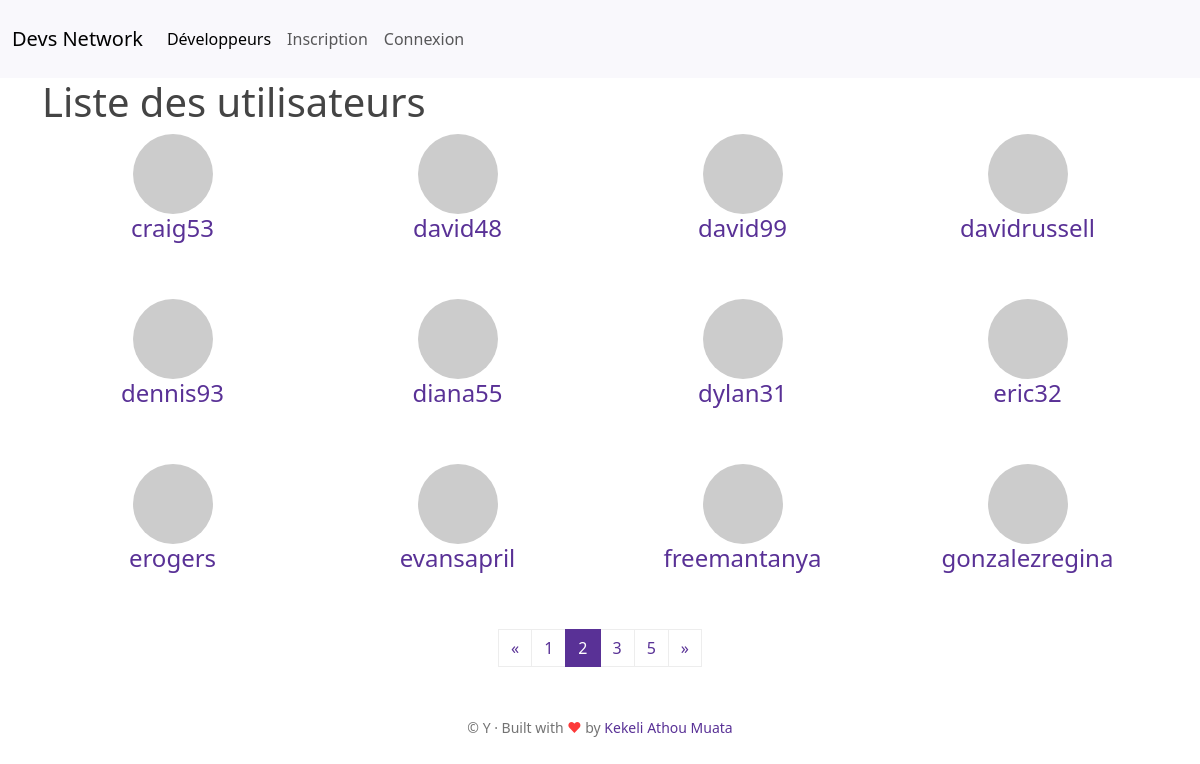
Screenshot of /users/list/users/?page=2 with the database file from the repository.
### devs/models.py (models this page shows, shortened)
class User(UserMixin, db.Model):
    id = db.Column(db.Integer, primary_key=True)
    name = db.Column(db.String(255))
    pseudo = db.Column(db.String(50), index=True, unique=True)
    email = db.Column(db.String(120), index=True, unique=True)
    password_hash = db.Column(db.String(255))
    has_been_confirmed = db.Column(db.Boolean, default=False)
    created_at = db.Column(db.DateTime, default=datetime.utcnow)
    city = db.Column(db.String(255))
    profile_img = db.Column(db.String(255))
    country = db.Column(db.String(255))
    sex = db.Column(db.String(1))
    twitter = db.Column(db.String(255))
    github = db.Column(db.String(255))
    available_for_hiring = db.Column(db.Boolean, default=False)
    bio = db.Column(db.Text)
    codes = db.relationship('Code', backref='owner', lazy=True)
    posts = db.relationship('Post', backref='author', lazy=True)
    user_sender = db.relationship('FriendRelationship', backref='sender', primaryjoin=id == FriendRelationship.fk_user_sender)
    user_receiver = db.relationship('FriendRelationship', backref='receiver', primaryjoin=id == FriendRelationship.fk_user_receiver)
    def set_avatar(self, size):
        digest = md5(self.email.lower().encode('utf-8')).hexdigest()
        return f'https://www.gravatar.com/avatar/{digest}?d=identicon&s={size}'

### devs/users/routes.py (the view)
@bp.route('/list/users/')
def list_users():
    page = request.args.get('page', 1, type=int)
    page_users = User.query \
        .filter_by(has_been_confirmed=True) \
        .order_by(User.pseudo.asc()) \
        .paginate(page=page, per_page=current_app.config['USERS_PER_PAGE'])
    return render_template('users/list_users.html', title='Liste des utilisateurs', page_users=page_users)

### devs/main/routes.py (called while the page is built)
@bp.before_app_request
def before_request():
    g.locale = str(get_locale())

### devs/templates/users/list_users.html
{% extends 'layouts/base.html' %}
{% block content %}
<div class="container">
    <h1>{{ _('Liste des utilisateurs') }}</h1>
    {% if page_users.items|length != 0 %}
        {% for row in page_users.items|batch(4) %}
            <div class="row users">
                {% for user in row %}
                    <div class="col-md-3 user-block">
                        <a href="{{ url_for('users.profile', id=user.id) }}">
                            <img class="avatar rounded-circle" src="{{ user.set_avatar(70) }}"
                                 alt="image de profil de {{ user.pseudo }}">
                        </a>
                        <h4 class="user-block-username">
                            <a href="{{ url_for('users.profile', id=user.id) }}">
                                {{ user.pseudo }}
                            </a>
                        </h4>
                    </div>
                {% endfor %}
            </div>
        {% endfor %}
            <nav>
            <ul class="pagination justify-content-center">
                <li class="page-item {% if not page_users.has_prev %} disabled {% endif %}">
                    <a class="page-link" href="{{ url_for('users.list_users', page=page_users.prev_num) }}"
                       aria-label="Previous">
                        <span aria-hidden="true">&laquo;</span>
                    </a>
                </li>
                {% for page_num in page_users.iter_pages(left_edge=1, right_edge=1, left_current=1, right_current=2) %}
                    {% if page_num %}
                        <li class="page-item {% if page_users.page == page_num  %} active {% endif %}">
                            <a class="page-link" href="{{ url_for('users.list_users', page=page_num) }}">
                                {{ page_num }}
                            </a>
                        </li>
                    {% endif %}
                {% endfor %}
                <li class="page-item {% if not page_users.has_next %} disabled {% endif %}">
                    <a class="page-link" href="{{ url_for('users.list_users', page=page_users.next_num) }}"
                       aria-label="Next">
                        <span aria-hidden="true">&raquo;</span>
                    </a>
                </li>
            </ul>
        </nav>
    {% else %}
        <p class="mt-5 h1 text-center">{{ _('Aucun utilisateur pour le moment') }}</p>
    {% endif %}
</div>
{% endblock %}

### devs/static/assets/css/main.css (style rules this page uses)
a { text-decoration: none; }
.users { margin-bottom: 3em; }
.user-block { text-align: center; }
.user-block .avatar { margin: auto; }

### rows the page displays
User: pseudo "craig53"
User: pseudo "david48"
User: pseudo "david99"
User: pseudo "davidrussell"
User: pseudo "dennis93"
User: pseudo "diana55"
User: pseudo "dylan31"
User: pseudo "eric32"
User: pseudo "erogers"
User: pseudo "evansapril"
User: pseudo "freemantanya"
User: pseudo "gonzalezregina"

### other values shown
{{ WEBSITE_NAME }} "Devs Network"
{{ page_num }} "1" "2" "3" "5"
{{ moment().format('Y') }} "Y"
